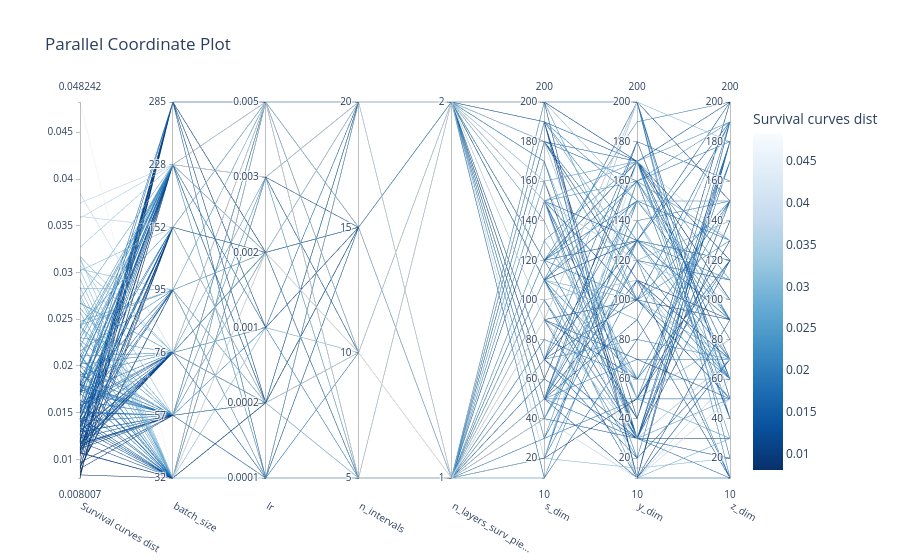
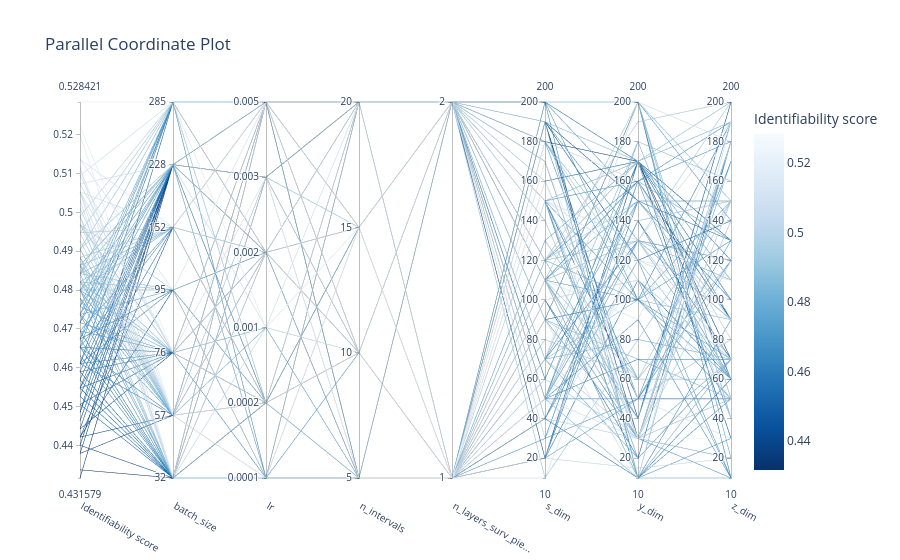

The notebook cell these images were saved under, in order:
### Code cell
from optuna.visualization import plot_parallel_coordinate, plot_slice, plot_param_importances

for i in range(len(names_objs)):
    plot_parallel_coordinate(study, target=lambda t: t.values[i], target_name=names_objs[i]).show() # relationships between objectives and parameters

### Figure 1 — Plotly figure (JSON) as saved in the notebook; plotly's stock layout.template omitted (floating-point values rounded to 4 significant figures; data arrays with more than 128 entries replaced by an {"elided": "..."} marker saying what was removed)
{"data": [{"dimensions": [{"label": "Survival curves dist", "range": [0.008007, 0.04824], "values": {"elided": "150 float values"}}, {"label": "batch_size", "range": [0, 6], "ticktext": ["32", "57", "76", "95", "152", "228", "285"], "tickvals": [0, 1, 2, 3, 4, 5, 6], "values": {"elided": "150 int values"}}, {"label": "lr", "range": [0, 5], "ticktext": ["0.0001", "0.0002", "0.001", "0.002", "0.003", "0.005"], "tickvals": [0, 1, 2, 3, 4, 5], "values": {"elided": "150 int values"}}, {"label": "n_intervals", "range": [0, 3], "ticktext": ["5", "10", "15", "20"], "tickvals": [0, 1, 2, 3], "values": {"elided": "150 int values"}}, {"label": "n_layers_surv_pie...", "range": [0, 1], "ticktext": ["1", "2"], "tickvals": [0, 1], "values": {"elided": "150 int values"}}, {"label": "s_dim", "range": [10, 200], "values": {"elided": "150 int values"}}, {"label": "y_dim", "range": [10, 200], "values": {"elided": "150 int values"}}, {"label": "z_dim", "range": [10, 200], "values": {"elided": "150 int values"}}], "labelangle": 30, "labelside": "bottom", "line": {"color": {"elided": "150 float values"}, "colorbar": {"title": {"text": "Survival curves dist"}}, "colorscale": [[0, "rgb(247,251,255)"], [0.125, "rgb(222,235,247)"], [0.25, "rgb(198,219,239)"], [0.375, "rgb(158,202,225)"], [0.5, "rgb(107,174,214)"], [0.625, "rgb(66,146,198)"], [0.75, "rgb(33,113,181)"], [0.875, "rgb(8,81,156)"], [1, "rgb(8,48,107)"]], "reversescale": true, "showscale": true}, "type": "parcoords"}], "layout": {"title": {"text": "Parallel Coordinate Plot"}}}

### Figure 2 — Plotly figure (JSON) as saved in the notebook; plotly's stock layout.template omitted (floating-point values rounded to 4 significant figures; data arrays with more than 128 entries replaced by an {"elided": "..."} marker saying what was removed)
{"data": [{"dimensions": [{"label": "Identifiability score", "range": [0.4316, 0.5284], "values": {"elided": "150 float values"}}, {"label": "batch_size", "range": [0, 6], "ticktext": ["32", "57", "76", "95", "152", "228", "285"], "tickvals": [0, 1, 2, 3, 4, 5, 6], "values": {"elided": "150 int values"}}, {"label": "lr", "range": [0, 5], "ticktext": ["0.0001", "0.0002", "0.001", "0.002", "0.003", "0.005"], "tickvals": [0, 1, 2, 3, 4, 5], "values": {"elided": "150 int values"}}, {"label": "n_intervals", "range": [0, 3], "ticktext": ["5", "10", "15", "20"], "tickvals": [0, 1, 2, 3], "values": {"elided": "150 int values"}}, {"label": "n_layers_surv_pie...", "range": [0, 1], "ticktext": ["1", "2"], "tickvals": [0, 1], "values": {"elided": "150 int values"}}, {"label": "s_dim", "range": [10, 200], "values": {"elided": "150 int values"}}, {"label": "y_dim", "range": [10, 200], "values": {"elided": "150 int values"}}, {"label": "z_dim", "range": [10, 200], "values": {"elided": "150 int values"}}], "labelangle": 30, "labelside": "bottom", "line": {"color": {"elided": "150 float values"}, "colorbar": {"title": {"text": "Identifiability score"}}, "colorscale": [[0, "rgb(247,251,255)"], [0.125, "rgb(222,235,247)"], [0.25, "rgb(198,219,239)"], [0.375, "rgb(158,202,225)"], [0.5, "rgb(107,174,214)"], [0.625, "rgb(66,146,198)"], [0.75, "rgb(33,113,181)"], [0.875, "rgb(8,81,156)"], [1, "rgb(8,48,107)"]], "reversescale": true, "showscale": true}, "type": "parcoords"}], "layout": {"title": {"text": "Parallel Coordinate Plot"}}}
